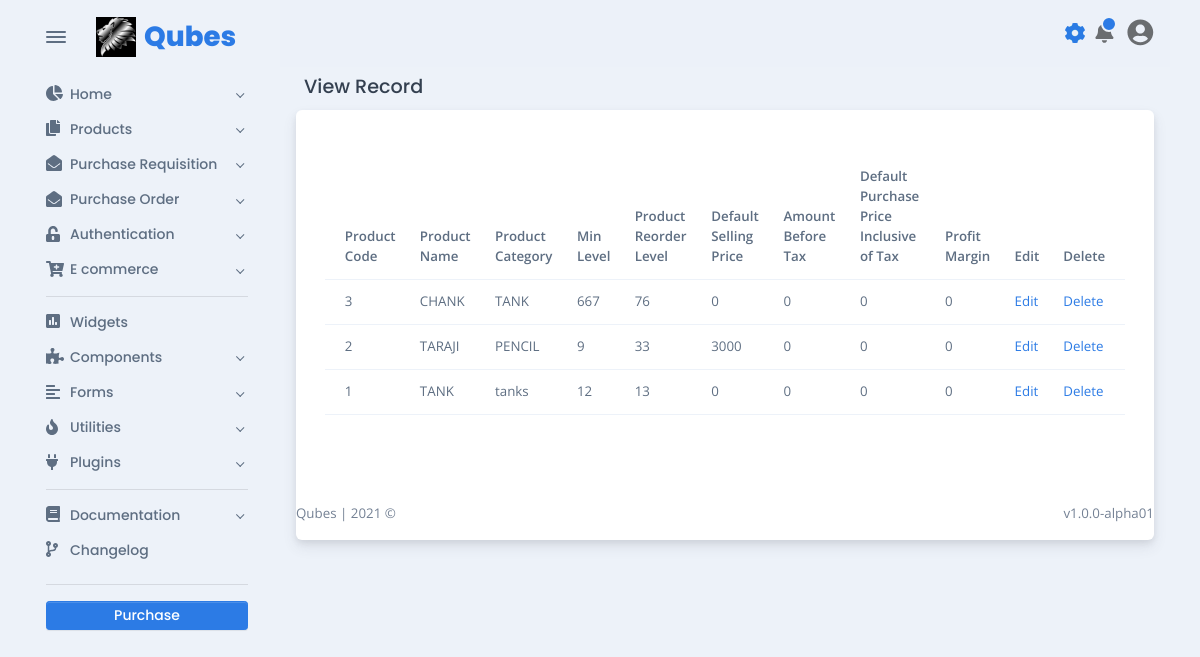
The page /products/view-product-ui.php on the database its author committed.
### tables this page shows
CREATE TABLE `tbl_product` (
  `product_code` bigint(254) NOT NULL,
  `product_name` varchar(100) NOT NULL,
  `product_unit` varchar(254) NOT NULL,
  `product_category` varchar(254) NOT NULL,
  `min_level` varchar(50) NOT NULL,
  `max_level` varchar(50) NOT NULL,
  `reorder` varchar(50) NOT NULL,
  `product_image` varchar(254) NOT NULL,
  `dsp_price` int(254) NOT NULL,
  `amount_before_tax` int(50) NOT NULL,
  `dpp_inc_tax` int(50) NOT NULL,
  `applicable_tax` int(50) NOT NULL,
  `profit_margin` int(50) NOT NULL,
  `product_supplier` varchar(50) NOT NULL,
  `user` varchar(50) NOT NULL
);

### products/view-product-ui.php (the view, shortened to what this page needs)
<!DOCTYPE html>
<html lang="en-US" dir="ltr">
<?php
include '../includes/base_page/head.php';
?>
<?php
include_once '../includes/dbconnect.php';
?>
<body>
  <main class="main" id="top">
    <div class="container" data-layout="container">
      <?php
      include '../includes/base_page/nav.php';
      ?>
      <div class="content">
        <?php
        include '../navbar-shared.php';
        ?>
        <h5 class="p-2">View Record</h5>
        <div class="card">
          <div class="card-body fs--1 p-4">
            <form>
            <div class="row my-3">
      <div class="col">
<table class="table">
<thead>
<tr>
<th scope="col">Product Code</th>
<th scope="col">Product Name</th>
<th scope="col">Product Category</th>
<th scope="col">Min Level</th>
<th scope="col">Product Reorder Level</th>
<th scope="col">Default Selling Price</th>
<th scope="col">Amount Before Tax</th>
<th scope="col">Default Purchase Price Inclusive of Tax</th>
<th scope="col">Profit Margin</th>
<th scope="col">Edit</th>
<th scope="col">Delete</th>
</tr>
</thead>
<tbody>
<?php
$count=1;
$sel_query="Select * from tbl_product ORDER BY product_code desc;";
$result = mysqli_query($conn,$sel_query);
while($row = mysqli_fetch_assoc($result)) { ?>
<tr>
<td scope="col"><?php echo $row["product_code"]; ?></td>
<td scope="col"><?php echo $row["product_name"]; ?></td>
<td scope="col"><?php echo $row["product_category"]; ?></td>
<td scope="col"><?php echo $row["min_level"]; ?></td>
<td scope="col"><?php echo $row["reorder"]; ?></td>
<td scope="col"><?php echo $row["dsp_price"]; ?></td>
<td scope="col"><?php echo $row["amount_before_tax"]; ?></td>
<td scope="col"><?php echo $row["dpp_inc_tax"]; ?></td>
<td scope="col"><?php echo $row["profit_margin"]; ?></td>
<td scope="col">
<a href="edit_ product.php?id=<?php echo $row["product_code"]; ?>">Edit</a>
</td>
<td scope="col">
<a href="delete_product.php?id=<?php echo $row["product_code"]; ?>">Delete</a>
</td>
</tr>
<?php $count++; } ?>
</tbody>
</table>
</div>
            </form>
          </div>
        </div>
        <?php
        include '../includes/base_page/footer.php';
        ?>
</body>
</html>

### includes/base_page/head.php (shortened to what this page needs)
<head>
  <link href="../assets/css/theme-rtl.min.css" rel="stylesheet" id="style-rtl">
  <link href="../assets/css/theme.min.css" rel="stylesheet" id="style-default">
</head>

### includes/base_page/nav.php (shortened to what this page needs)
<nav class="navbar navbar-light navbar-vertical navbar-expand-xl">
  <div class="d-flex align-items-center">
    <div class="toggle-icon-wrapper">
      <button class="btn navbar-toggler-humburger-icon navbar-vertical-toggle" data-toggle="tooltip" data-placement="left" title="Toggle Navigation"><span class="navbar-toggle-icon"><span class="toggle-line"></span></span></button>
    </div><a class="navbar-brand" href="../index.html">
      <div class="d-flex align-items-center py-3"><img class="mr-2" src="../assets/img/logos/qubes.jpeg" alt="OG LOL" width="40" /><span class="font-sans-serif">Qubes</span>
      </div>
    </a>
  </div>
  <div class="collapse navbar-collapse" id="navbarVerticalCollapse">
    <?php
    require 'sidenav-shared.php';
    genSideBar();
    ?>
  </div>
</nav>

### includes/base_page/sidenav-shared.php (shortened to what this page needs)
<?php
function genSideBar()
{
  echo <<<EOD
  <div class="navbar-vertical-content scrollbar">
  <ul class="navbar-nav flex-column">
    <li class="nav-item"><a class="nav-link dropdown-indicator" href="#home" data-toggle="collapse" role="button" aria-expanded="false" aria-controls="home">
      <div class="d-flex align-items-center"><span class="nav-link-icon"><span class="fas fa-chart-pie"></span></span><span class="nav-link-text"> Home</span>
      </div>
    </a>
  </li>
  <li class="nav-item"><a class="nav-link dropdown-indicator" href="#pages" data-toggle="collapse" role="button" aria-expanded="false" aria-controls="pages">
    <div class="d-flex align-items-center"><span class="nav-link-icon"><span class="fas fa-copy"></span></span><span class="nav-link-text"> Products</span>
    </div>
  </a>
</li>
<li class="nav-item"><a class="nav-link dropdown-indicator" href="#purchase_rqn" data-toggle="collapse" role="button" aria-expanded="false" aria-controls="purchase_rqn">
  <div class="d-flex align-items-center"><span class="nav-link-icon"><span class="fas fa-envelope-open"></span></span><span class="nav-link-text"> Purchase Requisition</span>
  </div>
</a>
</li>
<li class="nav-item"><a class="nav-link dropdown-indicator" href="#email" data-toggle="collapse" role="button" aria-expanded="false" aria-controls="email">
  <div class="d-flex align-items-center"><span class="nav-link-icon"><span class="fas fa-envelope-open"></span></span><span class="nav-link-text"> Purchase Order</span>
  </div>
</a>
</li>
<li class="nav-item"><a class="nav-link dropdown-indicator" href="#authentication" data-toggle="collapse" role="button" aria-expanded="false" aria-controls="authentication">
  <div class="d-flex align-items-center"><span class="nav-link-icon"><span class="fas fa-unlock-alt"></span></span><span class="nav-link-text"> Authentication</span>
  </div>
</a>
</li>
<li class="nav-item"><a class="nav-link dropdown-indicator" href="#e-commerce" data-toggle="collapse" role="button" aria-expanded="false" aria-controls="e-commerce">
  <div class="d-flex align-items-center"><span class="nav-link-icon"><span class="fas fa-cart-plus"></span></span><span class="nav-link-text"> E commerce</span>
  </div>
</a>
</li>
</ul>
<div class="navbar-vertical-divider">
  <hr class="navbar-vertical-hr my-2" />
</div>
<ul class="navbar-nav flex-column">
  <li class="nav-item"><a class="nav-link" href="../widgets.html">
    <div class="d-flex align-items-center"><span class="nav-link-icon"><span class="fas fa-poll"></span></span><span class="nav-link-text"> Widgets</span>
    </div>
  </a>
</li>
<li class="nav-item"><a class="nav-link dropdown-indicator" href="#components" data-toggle="collapse" role="button" aria-expanded="false" aria-controls="components">
  <div class="d-flex align-items-center"><span class="nav-link-icon"><span class="fas fa-puzzle-piece"></span></span><span class="nav-link-text"> Components</span>
  </div>
</a>
</li>
<li class="nav-item"><a class="nav-link dropdown-indicator" href="#forms" data-toggle="collapse" role="button" aria-expanded="false" aria-controls="forms">
  <div class="d-flex align-items-center"><span class="nav-link-icon"><span class="fas fa-align-left"></span></span><span class="nav-link-text"> Forms</span>
  </div>
</a>
</li>
<li class="nav-item"><a class="nav-link dropdown-indicator" href="#utilities" data-toggle="collapse" role="button" aria-expanded="false" aria-controls="utilities">
  <div class="d-flex align-items-center"><span class="nav-link-icon"><span class="fas fa-fire"></span></span><span class="nav-link-text"> Utilities</span>
  </div>
</a>
</li>
<li class="nav-item"><a class="nav-link dropdown-indicator" href="#plugins" data-toggle="collapse" role="button" aria-expanded="false" aria-controls="plugins">
  <div class="d-flex align-items-center"><span class="nav-link-icon"><span class="fas fa-plug"></span></span><span class="nav-link-text"> Plugins</span>
  </div>
</a>
</li>
</ul>
<div class="navbar-vertical-divider">
  <hr class="navbar-vertical-hr my-2" />
</div>
<ul class="navbar-nav flex-column">
  <li class="nav-item"><a class="nav-link dropdown-indicator" href="#documentation" data-toggle="collapse" role="button" aria-expanded="false" aria-controls="documentation">
    <div class="d-flex align-items-center"><span class="nav-link-icon"><span class="fas fa-book"></span></span><span class="nav-link-text"> Documentation</span>
    </div>
  </a>
</li>
<li class="nav-item"><a class="nav-link" href="../changelog.html">
  <div class="d-flex align-items-center"><span class="nav-link-icon"><span class="fas fa-code-branch"></span></span><span class="nav-link-text"> Changelog</span>
  </div>
</a>
</li>
</ul>
<div class="settings">
  <div class="navbar-vertical-divider">
    <hr class="navbar-vertical-hr my-3" />
  </div><a class="btn btn-sm d-block w-100 btn-purchase" href="https://themes.getbootstrap.com/product/falcon-admin-dashboard-webapp-template/" target="_blank">Purchase</a>
</div>
</div>
EOD;
}

### navbar-shared.php (shortened to what this page needs)
<nav class="navbar navbar-light navbar-glass navbar-top navbar-expand">
  <ul class="navbar-nav navbar-nav-icons ml-auto flex-row align-items-center">
    <ul class="navbar-nav align-items-center d-none d-lg-block">
    </ul>
    <li class="nav-item"><a class="nav-link settings-popover" href="#settings-modal" data-toggle="modal"><span class="ripple"></span><span class="fa-spin position-absolute all-0 d-flex flex-center"><span class="icon-spin position-absolute all-0 d-flex flex-center">
            </span></span></a></li>
    <li class="nav-item dropdown">
      <a class="nav-link notification-indicator notification-indicator-primary px-0 icon-indicator" id="navbarDropdownNotification" href="#" role="button" data-toggle="dropdown" aria-haspopup="true" aria-expanded="false"><span class="fas fa-bell" data-fa-transform="shrink-6" style="font-size: 33px;"></span></a>
    </li>
    <li class="nav-item dropdown"><a class="nav-link pr-0" id="navbarDropdownUser" href="#" role="button" data-toggle="dropdown" aria-haspopup="true" aria-expanded="false">
        <div>
          <span class="fa fa-user-circle fa-2x mt-0"></span>
        </div>
      </a>
    </li>
  </ul>
</nav>

### includes/base_page/footer.php (shortened to what this page needs)
<footer>
  <div class="row g-0 justify-content-between fs--1 mt-4 mb-3">
    <div class="col-12 col-sm-auto text-center">
      <p class="mb-0 text-600">Qubes <span class="d-none d-sm-inline-block">| </span><br class="d-sm-none" /> 2021 &copy;</p>
    </div>
    <div class="col-12 col-sm-auto text-center">
      <p class="mb-0 text-600">v1.0.0-alpha01</p>
    </div>
  </div>
</footer>
</div>
</div>
</main>

### rows shown on the page
tbl_product: product_code "3", product_name "CHANK", product_category "TANK", min_level "667", reorder "76", dsp_price "0", amount_before_tax "0", dpp_inc_tax "0", profit_margin "0"
tbl_product: product_code "2", product_name "TARAJI", product_category "PENCIL", min_level "9", reorder "33", dsp_price "3000", amount_before_tax "0", dpp_inc_tax "0", profit_margin "0"
tbl_product: product_code "1", product_name "TANK", product_category "tanks", min_level "12", reorder "13", dsp_price "0", amount_before_tax "0", dpp_inc_tax "0", profit_margin "0"
